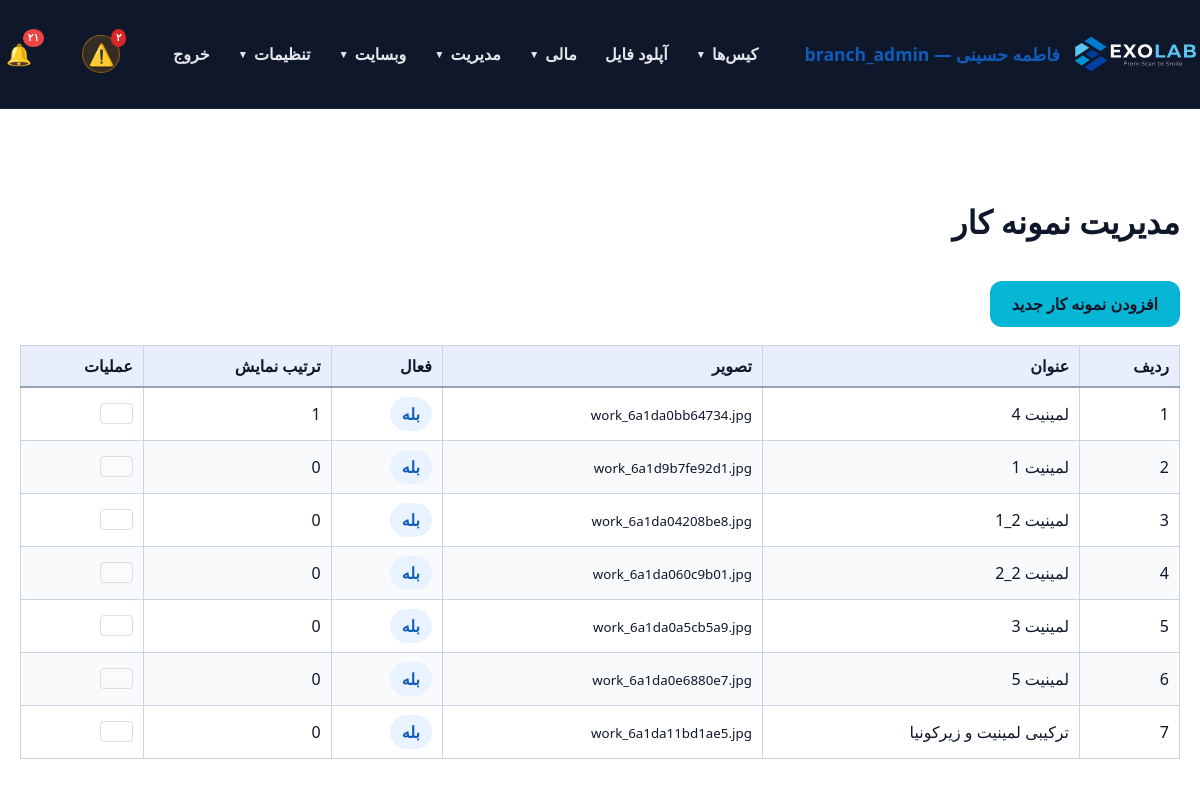
The app's page /panel/works.php (signed in) with its own data.
### tables this page shows
CREATE TABLE `users` (
  `id` int(11) NOT NULL AUTO_INCREMENT,
  `username` varchar(100) NOT NULL,
  `password_hash` varchar(255) NOT NULL,
  `full_name` varchar(255) NOT NULL,
  `email` varchar(255) DEFAULT NULL,
  `phone` varchar(20) DEFAULT NULL,
  `role` enum('admin','doctor','staff','secretary','designer','technician','operator','powder','courier','finance','outsource_lab','customer_lab','partner_lab','clinic','branch_admin') NOT NULL DEFAULT 'staff',
  `branch_id` int(11) DEFAULT NULL,
  `clinic_id` int(11) DEFAULT NULL,
  `lab_id` int(11) DEFAULT NULL,
  `is_designer` tinyint(1) NOT NULL DEFAULT 0,
  `is_default_designer` tinyint(1) NOT NULL DEFAULT 0,
  `active` tinyint(1) DEFAULT 1,
  `last_login` datetime DEFAULT NULL,
  `created_at` datetime DEFAULT current_timestamp(),
  `updated_at` datetime DEFAULT current_timestamp() ON UPDATE current_timestamp(),
  `notes` text DEFAULT NULL,
  PRIMARY KEY (`id`),
  UNIQUE KEY `username` (`username`),
  KEY `idx_users_clinic_id` (`clinic_id`),
  KEY `idx_users_is_designer` (`is_designer`),
  CONSTRAINT `fk_users_clinic` FOREIGN KEY (`clinic_id`) REFERENCES `users` (`id`) ON DELETE SET NULL ON UPDATE CASCADE
);

CREATE TABLE `portfolio_works` (
  `id` int(11) NOT NULL AUTO_INCREMENT,
  `title` varchar(255) NOT NULL,
  `description` text DEFAULT NULL,
  `image_filename` varchar(255) NOT NULL,
  `active` tinyint(1) DEFAULT 1,
  `display_order` int(11) DEFAULT 0,
  `created_at` datetime DEFAULT current_timestamp(),
  `updated_at` datetime DEFAULT current_timestamp() ON UPDATE current_timestamp(),
  PRIMARY KEY (`id`),
  UNIQUE KEY `image_filename` (`image_filename`)
);

### panel/db.php (called while the page is built, shortened)
<?php
function db() {
    static $pdo = null;
    if ($pdo === null) {
        try {
            $pdo = Connection::getInstance();
        } catch (Throwable $e) {
            $dbFailMsg = 'db connection failed: ' . $e->getMessage();
            if (function_exists('exolab_log_throttled')) {
                exolab_log_throttled('db_connect_failed', $dbFailMsg, 60);
            } else {
                error_log($dbFailMsg);
            }
            try {
                Connection::reset();
                usleep(150000);
                $pdo = Connection::getInstance();
            } catch (Throwable $e2) {
                $dbFailMsg2 = 'db connection retry failed: ' . $e2->getMessage();
                if (function_exists('exolab_log_throttled')) {
                    exolab_log_throttled('db_connect_failed_retry', $dbFailMsg2, 60);
                } else {
                    error_log($dbFailMsg2);
                }
                dbConnectionFailedResponse();
            }
        }
    }
    return $pdo;
}
function canManageScanAppointments(?array $user = null): bool {
    $user = $user ?: (function_exists('current_user') ? current_user() : null);
    $role = (string) ($user['role'] ?? '');
    if (in_array($role, ['admin', 'branch_admin', 'technician', 'secretary', 'staff'], true)) return true;
    return false;
}
function canViewScanBodyLibrary(?array $user = null): bool {
    $user = $user ?: (function_exists('current_user') ? current_user() : null);
    if (is_admin()) return true;
    return false;
}
function getAllPortfolioWorks() {
    $stmt = db()->query("SELECT * FROM portfolio_works ORDER BY (display_order = 0) ASC, CASE WHEN display_order = 0 THEN id ELSE display_order END ASC");
    return $stmt->fetchAll();
}
function importantNotificationTypes(): array {
    return ['status', 'status_change', 'comment'];
}
function notificationTypesSql(array $types): string {
    return implode(',', array_fill(0, count($types), '?'));
}
function getUnreadNotificationCount(int $userId): int {
    $stmt = db()->prepare('SELECT COUNT(*) FROM notifications WHERE user_id = ? AND is_read = 0');
    $stmt->execute([$userId]);
    return (int) $stmt->fetchColumn();
}
function getUnreadImportantNotificationCount(int $userId): int {
    $types = importantNotificationTypes();
    $sql = 'SELECT COUNT(*) FROM notifications WHERE user_id = ? AND is_read = 0 AND type IN (' . notificationTypesSql($types) . ')';
    $stmt = db()->prepare($sql);
    $stmt->execute(array_merge([$userId], $types));
    return (int) $stmt->fetchColumn();
}

### includes/helpers.php (called while the page is built, shortened)
<?php
require_once __DIR__ . '/icons.php';
function toPersianDigits($input) {
    $numbers = ['0','1','2','3','4','5','6','7','8','9'];
    $persian = ['۰','۱','۲','۳','۴','۵','۶','۷','۸','۹'];
    return str_replace($numbers, $persian, $input);
}

### panel/works.php (the view, shortened to what this page needs)
<?php
require_once __DIR__ . '/auth.php';
require_admin();
$works = getAllPortfolioWorks();
panel_layout_start('مدیریت نمونه کار');
?>
<div style="margin-bottom: 18px;">
    <a class="btn" href="work_form.php">افزودن نمونه کار جدید</a>
</div>
<table>
    <thead>
    <tr>
        <th>ردیف</th>
        <th>عنوان</th>
        <th>تصویر</th>
        <th>فعال</th>
        <th>ترتیب نمایش</th>
        <th>عملیات</th>
    </tr>
    </thead>
    <tbody id="sortable-works">
    <?php foreach ($works as $index => $work): ?>
        <tr draggable="true" data-id="<?= $work['id'] ?>">
            <td><?= $index + 1 ?></td>
            <td><?= htmlspecialchars($work['title']) ?></td>
            <td><small><?= htmlspecialchars($work['image_filename']) ?></small></td>
            <td><span class="badge"><?= $work['active'] ? 'بله' : 'خیر' ?></span></td>
            <td><?= (int) $work['display_order'] ?></td>
            <td class="actions">
                <?= action_dropdown(null, 'work_form.php?id=' . $work['id'], 'delete_work.php', $work['id']) ?>
            </td>
        </tr>
    <?php endforeach; ?>
    </tbody>
</table>
<?php panel_layout_end();

### panel/auth.php (shortened to what this page needs)
<?php
require_once __DIR__ . '/db.php';
require_once __DIR__ . '/../includes/helpers.php';
function current_user() {
    static $user = null;
    if ($user !== null) return $user;
    $stmt = db()->prepare('SELECT * FROM users WHERE id = ? AND active = 1 LIMIT 1');
    $stmt->execute([(int)$_SESSION[USER_SESSION_KEY]]);
    $user = $stmt->fetch();
    return $user;
}
function is_logged_in() {
    return current_user() !== null;
}
function is_admin(): bool {
    $user = current_user();
    return $user['role'] === 'admin' || $user['role'] === 'branch_admin';
}
function is_root_admin(): bool {
    $user = current_user();
    return $user && $user['role'] === 'admin';
}
function has_permission($permission) {
    $user = current_user();
    $perms = $GLOBALS['role_permissions'][$user['role']] ?? [];
    return in_array('*', $perms) || in_array($permission, $perms);
}
function require_login() {
    if (!is_logged_in()) {
        $target = getLoginRedirectUrl();
        if ($target !== '') {
            $_SESSION['login_redirect'] = $target;
        }
        header('Location: login.php');
        exit;
    }
}
function require_admin() {
    require_login();
}
function panel_layout_start($title = 'پنل مدیریت') {
    $user = current_user();
    ?>
    <!DOCTYPE html>
    <html lang="fa" dir="rtl">
    <head>
        <link rel="stylesheet" href="../assets/css/style.css">
        <link rel="stylesheet" href="../assets/css/datatables.min.css">
    </head>
    <body>
    <header class="site-header">
        <div class="container" style="justify-content: space-between;">
            <a class="brand" href="dashboard.php">
                <img src="../assets/icons/EXOLAB_LOGO_HORIZENTAL.svg" alt="EXOLAB" class="site-logo">
                <span><?= $user ? htmlspecialchars($user['full_name']) . ' — ' . $user['role'] : 'پنل' ?></span>
            </a>
            <nav class="site-nav" id="siteNav">
                <?php
                $navCanCases  = has_permission('view_all_cases') || has_permission('view_own_cases') || has_permission('view_assigned_cases') || has_permission('view_clinic_cases') || has_role('designer');
                $navCanUpload = $user && in_array($user['role'] ?? '', ['doctor', 'designer', 'admin', 'branch_admin', 'clinic', 'lab', 'outsource_lab', 'customer_lab', 'partner_lab'], true);
                $navCanInv    = has_permission('view_invoices') || has_permission('view_clinic_invoices') || has_permission('view_own_invoices') || is_admin();
                $navCanPay    = has_permission('view_own_payments') || has_permission('view_clinic_payments') || has_permission('view_payments') || is_admin();
                $navIsAdmin   = is_admin();
                $navIsRoot    = is_root_admin();
                ?>
                <?php if ($navCanCases): ?>
                    <div class="nav-group">
                        <button type="button" class="nav-group-toggle" onclick="toggleNavGroup(this)">کیس‌ها <span class="caret">▼</span></button>
                    </div>
                <?php endif; ?>
                <?php if ($navCanUpload): ?>
                    <a class="nav-link" href="uploads.php">آپلود فایل</a>
                <?php endif; ?>
                <?php if ($navCanInv || $navCanPay || $navIsAdmin): ?>
                    <div class="nav-group">
                        <button type="button" class="nav-group-toggle" onclick="toggleNavGroup(this)">مالی <span class="caret">▼</span></button>
                    </div>
                <?php endif; ?>
                <?php if ($navIsAdmin): ?>
                    <div class="nav-group">
                        <button type="button" class="nav-group-toggle" onclick="toggleNavGroup(this)">مدیریت <span class="caret">▼</span></button>
                    </div>
                    <div class="nav-group">
                        <button type="button" class="nav-group-toggle" onclick="toggleNavGroup(this)">وبسایت <span class="caret">▼</span></button>
                    </div>
                <?php endif; ?>
                <?php if ($navIsRoot || $user): ?>
                    <div class="nav-group">
                        <button type="button" class="nav-group-toggle" onclick="toggleNavGroup(this)">تنظیمات <span class="caret">▼</span></button>
                    </div>
                <?php endif; ?>
                <a class="nav-link" href="logout.php">خروج</a>
            </nav>
            <?php if ($user): $notifCount = getUnreadNotificationCount($user['id']); $notifImportantCount = getUnreadImportantNotificationCount($user['id']); ?>
                <a href="notifications.php?scope=important" class="notif-bell notif-bell-important" title="اعلان‌های مهم (کامنت جدید و تغییر وضعیت)" aria-label="اعلان‌های مهم" style="position:relative; margin-right:6px;">
                    <span class="notif-bell-icon" style="font-size:1.3rem;">⚠️</span>
                    <?php if ($notifImportantCount > 0): ?>
                        <span class="notif-bell-badge badge-important"><?= toPersianDigits($notifImportantCount > 99 ? '99+' : $notifImportantCount) ?></span>
                    <?php endif; ?>
                </a>
                <a href="notifications.php" class="notif-bell" title="همهٔ اعلان‌ها" aria-label="همهٔ اعلان‌ها" style="position:relative; margin-right:10px;">
                    <span class="notif-bell-icon" style="font-size:1.3rem;">🔔</span>
                    <?php if ($notifCount > 0): ?>
                        <span class="notif-bell-badge badge-normal"><?= toPersianDigits($notifCount > 99 ? '99+' : $notifCount) ?></span>
                    <?php endif; ?>
                </a>
            <?php endif; ?>
        </div>
    </header>
    <main class="section">
        <div class="container">
            <h2><?= htmlspecialchars($title) ?></h2>
    <?php
}
function panel_layout_end() {
    ?>
        </div>
    </main>
    </body>
    </html>
    <?php
}

### assets/css/style.css (style rules this page uses)
body { margin: 0; font-family: 'Segoe UI', Tahoma, Geneva, Verdana, sans-serif; background: #FFFFFF; color: #0F172A; direction: rtl; text-align: right; }
a { color: #0f5cba; text-decoration: none; }
.container { max-width: 1900px; margin: 0 auto; padding: 0 20px; }
.site-header { background: #0F172A; color: #ffffff; position: sticky; top: 0; z-index: 10; border-bottom: 1px solid rgba(255, 255, 255, 0.06); }
.site-header .container { display: flex; align-items: center; justify-content: space-between; flex-wrap: wrap; gap: 12px; padding: 18px 0; }
.brand { display: flex; align-items: center; gap: 12px; font-size: 1.1rem; font-weight: 700; }
.site-logo { height: 72px; display: inline-block; }
.site-nav { display: flex; align-items: center; gap: 4px; flex-wrap: wrap; }
.site-nav a, .nav-group-toggle { color: #E5E7EB; font-weight: 600; }
.nav-link { padding: 9px 12px; border-radius: 8px; text-decoration: none; transition: background .15s; }
.notif-bell { display: inline-flex; align-items: center; justify-content: center; width: 38px; height: 38px; border-radius: 50%; transition: background .15s, transform .15s; }
.notif-bell-icon { display: inline-block; line-height: 1; transition: transform .15s; }
.notif-bell-important { background: rgba(245, 158, 11, 0.16); box-shadow: inset 0 0 0 1px rgba(245, 158, 11, 0.45); }
.notif-bell-important .notif-bell-icon { color: #FBBF24; }
.notif-bell-badge { position: absolute; top: -6px; right: -6px; color: #fff; font-size: 0.65rem; padding: 1px 5px; border-radius: 50%; font-weight: bold; line-height: 1.5; }
.notif-bell-badge.badge-important { background: #dc2626; }
.notif-bell-badge.badge-normal { background: #ef4444; }
.nav-group { position: relative; }
.nav-group-toggle { background: transparent; border: none; padding: 9px 12px; border-radius: 8px; cursor: pointer; font-size: 1rem; display: inline-flex; align-items: center; gap: 6px; font-family: inherit; }
.nav-group-toggle .caret { font-size: 0.65rem; transition: transform .2s; }
.btn { display: inline-block; background: #06B6D4; color: #0F172A; padding: 12px 22px; border-radius: 12px; margin-top: 16px; font-weight: 700; text-decoration: none; }
.section { padding: 64px 0; }
.section h2 { margin-bottom: 22px; font-size: 2rem; }
button { background: #0f5cba; color: #fff; border: none; border-radius: 12px; padding: 13px 20px; font-weight: 700; cursor: pointer; }
table { width: 100%; border-collapse: collapse; background: #fff; }
th, td { padding: 9px 10px; border: 1px solid #cbd5e1; }
tbody tr:nth-child(even) { background: #f8fafc; }
th { background: #e8eefb; border-bottom: 2px solid #94a3b8; text-align: right; font-weight: 700; }
.badge { display: inline-block; padding: 6px 12px; border-radius: 999px; background: #e9f3ff; color: #0f5cba; font-weight: 700; }

### records on screen
users: full_name "فاطمه حسینی", role "branch_admin"
portfolio_works: title "لمینیت 4", image_filename "work_6a1da0bb64734.jpg", active "بله", display_order "1"
portfolio_works: title "لمینیت 1", image_filename "work_6a1d9b7fe92d1.jpg", active "بله", display_order "0"
portfolio_works: title "لمینیت 2_1", image_filename "work_6a1da04208be8.jpg", active "بله", display_order "0"
portfolio_works: title "لمینیت 2_2", image_filename "work_6a1da060c9b01.jpg", active "بله", display_order "0"
portfolio_works: title "لمینیت 3", image_filename "work_6a1da0a5cb5a9.jpg", active "بله", display_order "0"
portfolio_works: title "لمینیت 5", image_filename "work_6a1da0e6880e7.jpg", active "بله", display_order "0"
portfolio_works: title "ترکیبی لمینیت و زیرکونیا", image_filename "work_6a1da11bd1ae5.jpg", active "بله", display_order "0"

### other values on screen
toPersianDigits($notifCount > 99 ? '99+' : $notifCount) "۲۱"
$title "مدیریت نمونه کار"
